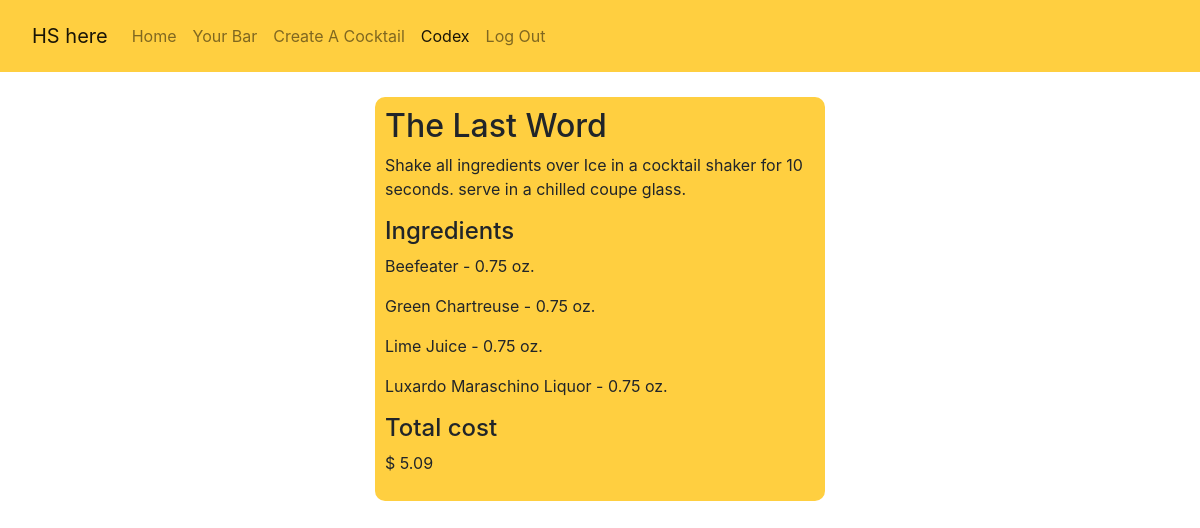
Page /view_cocktail/6 (signed in) on the committed database.
### spirit_app/models.py (models this page shows)
class Cocktail(models.Model):
    name = models.CharField(max_length=255)
    desc = models.TextField()
    created_on = models.DateTimeField(auto_now_add=True)
    updated_on = models.DateTimeField(auto_now=True)
    objects = CocktailManager()

class Drink_Ingredient(models.Model):
    liquor = models.ForeignKey(Alcohol, related_name='ingredient', on_delete=models.CASCADE, null = True, blank = True)
    quantity = models.FloatField(null = True, blank = True)
    cocktail = models.ForeignKey(Cocktail, related_name="ingredients", on_delete=models.CASCADE)
    created_on = models.DateTimeField(auto_now_add=True)
    updated_on = models.DateTimeField(auto_now=True)

class Alcohol(models.Model):
    brand = models.CharField(max_length=255)
    alcohol_type = models.CharField(max_length=255)
    cost = models.FloatField()
    ppo = models.FloatField()
    owned = models.ManyToManyField(Lead,related_name="bottles_owned")
    created_on = models.DateTimeField(auto_now_add=True)
    updated_on = models.DateTimeField(auto_now=True)
    objects = AlcoholManager()

### spirit_app/views.py (the view)
# urls.py: path('view_cocktail/<int:id>', views.view_cocktail),
def view_cocktail(request, id):
    if 'user' not in request.session:
        return redirect('/')
    this_cocktail = Cocktail.objects.get(id=id)
    total_cost = 0
    for ingredient in this_cocktail.ingredients.all():
        total_cost += round(ingredient.quantity * ingredient.liquor.ppo, 2)
        context = {
            "cocktail" : Cocktail.objects.get(id=id),
            "cost": total_cost
        }
    return render(request, 'view_cocktail.html', context)

### spirit_app/templates/view_cocktail.html (shortened to what this page needs)
<!DOCTYPE html>
<html lang="en">
<head>
    <link rel="stylesheet" href="https://stackpath.bootstrapcdn.com/bootstrap/4.5.0/css/bootstrap.min.css">
    {% load static%}
    <link rel="stylesheet" href="{% static 'css/style.css'%}">
</head>
<body>
    <nav class="navbar navbar-expand-lg navbar-light" id="navigation">
        <div id="navigation" class="navbar navbar-expand-lg navbar-light">
            <a class="navbar-brand" href="/home">HS here</a>
            <div class="collapse navbar-collapse" id="navbarSupportedContent">
                <ul class="navbar-nav mr-auto">
                    <li class="nav-item">
                        <a class="nav-link" href="/home">Home</a>
                    </li>
                    <li class="nav-item">
                        <a class="nav-link" href="/your_bar">Your Bar</a>
                    </li>
                    <li class="nav-item">
                        <a class="nav-link" href="/create_cocktail">Create A Cocktail</a>
                    </li>
                    <li class="nav-item active">
                        <a class="nav-link" href="/codex">Codex <span class="sr-only">(current)</span></a>
                    </li>
                    <li class="nav-item">
                        <a class="nav-link" href="/log_out">Log Out</a>
                    </li>
                </ul>
            </div>
        </div>
    </nav>
    <div class="mx-auto pad_these" style="width: 450px;">
        <h2>{{cocktail.name}}</h2>
        <p>{{cocktail.desc}}</p>
        <h4>Ingredients</h4>
        {% for ingredient in cocktail.ingredients.all %}
            <p>{{ingredient.liquor.brand}} - {{ingredient.quantity}} oz.</p>
        {% endfor %}
        <h4>Total cost</h4>
        <p>$ {{cost}}</p>
    </div>
</body>
</html>

### spirit_app/static/css/style.css (style rules this page uses)
#navigation { background-color: #ffcf40; }
.pad_these { margin: 25px ; padding:10px; background-color: #ffcf40; border-radius: 10px; }

### rows in the picture
Cocktail: name "The Last Word", desc "Shake all ingredients over Ice in a cocktail shaker for 10 seconds. serve in a chilled coupe glass."
Drink_Ingredient: liquor.brand "Beefeater", quantity "0.75"
Drink_Ingredient: liquor.brand "Green Chartreuse", quantity "0.75"
Drink_Ingredient: liquor.brand "Lime Juice", quantity "0.75"
Drink_Ingredient: liquor.brand "Luxardo Maraschino Liquor", quantity "0.75"

### other values in the picture
{{ cost }} "5.09"
